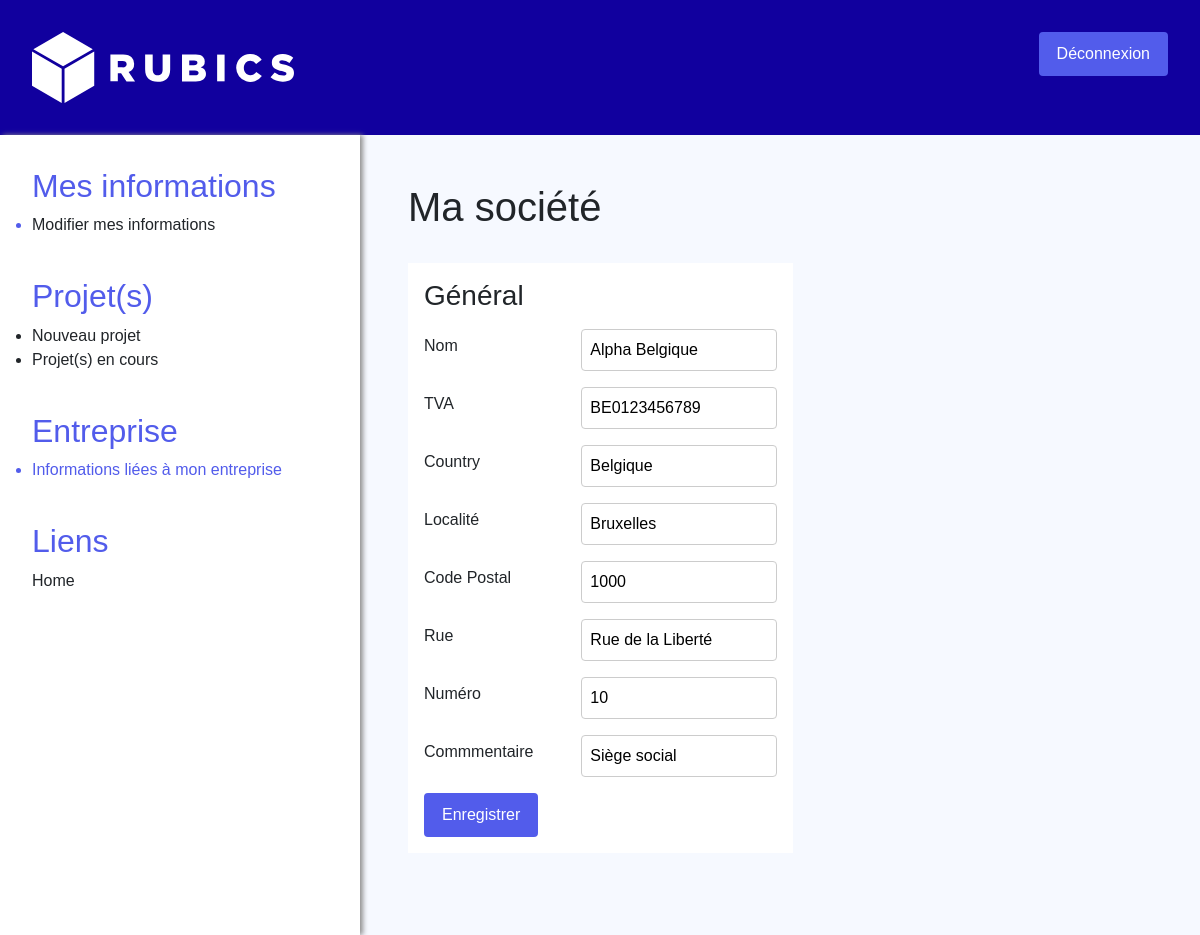
Screenshot of /view/view-user-admin-company.php (signed in) with the database file from the repository.
### tables this page shows
CREATE TABLE `company` (
  `id` int(11) NOT NULL,
  `name` varchar(25) NOT NULL,
  `vat` varchar(25) NOT NULL,
  `country` varchar(25) NOT NULL,
  `locality` varchar(25) NOT NULL,
  `zip_code` varchar(25) NOT NULL,
  `street` varchar(25) NOT NULL,
  `number` varchar(25) NOT NULL,
  `comment` varchar(250) NOT NULL,
  `client_id` int(11) NOT NULL
);

### model/companyModel.php (called while the page is built, shortened)
<?php
include($_SERVER['DOCUMENT_ROOT'] . "/Rubics/model/dbconnect.php");
function getCompany($id)
{
    global $bdd;
    $sql = "SELECT * FROM company WHERE client_id = :client_id";
    $stmt = $bdd->prepare($sql);
    $stmt->bindParam(':client_id', $id, PDO::PARAM_INT);
    $stmt->execute();
    $company = $stmt->fetch(PDO::FETCH_ASSOC);
    return $company;
}

### view/view-user-admin-company.php (the view, shortened to what this page needs)
<?php
include ($_SERVER['DOCUMENT_ROOT'] . "/Rubics/view/component/view-admin-header.php");
require ($_SERVER['DOCUMENT_ROOT'] . "/Rubics/model/companyModel.php");
if (!isset($_SESSION['client']) && !isset($_SESSION['employee']) && !isset($_SESSION['admin'])) {
    header("Location: ../view/view-login.php");
    exit;
} elseif (isset($_SESSION['admin'])) {
    header("Location: ../view/view-admin-home.php");
    exit;
} elseif (isset($_SESSION['employee'])) {
    header("Location: ../view/view-employee-admin-home.php");
    exit;
} else {
    $id = $_SESSION['client']['general']['id'];
    $company = getCompany($id)?>
    <div class="container-items">
        <div class="container-content">
            <div class="sidenav">
                <div class="accordionItem">
                    <h2 class="accordionTitle">Mes informations<span class="accordionIcon"></span></h2>
                    <div class="accordionContent">
                        <ul>
                            <li class="actif-link"><a
                                    href="<?php $_SERVER['DOCUMENT_ROOT'] ?>/Rubics/view/view-user-admin-home.php">Modifier
                                    mes informations</a></li>
                        </ul>
                    </div>
                </div>
                <div class="accordionItem">
                    <h2 class="accordionTitle">Projet(s)<span class="accordionIcon"></span></h2>
                    <div class="accordionContent">
                        <ul>
                            <li><a href="<?php $_SERVER['DOCUMENT_ROOT'] ?>/Rubics/view/view-user-admin-request.php">Nouveau
                                    projet</a></li>
                            <li><a href="<?php $_SERVER['DOCUMENT_ROOT'] ?>/Rubics/view/view-user-admin-project.php">Projet(s)
                                    en cours</a></li>
                        </ul>
                    </div>
                </div>
                <div class="accordionItem">
                    <h2 class="accordionTitle">Entreprise<span class="accordionIcon"></span></h2>
                    <div class="accordionContent">
                        <ul>
                            <li class="actif-link">Informations liées à mon entreprise</li>
                        </ul>
                    </div>
                </div>
                <div class="accordionItem">
                    <h2 class="accordionTitle">Liens<span class="accordionIcon"></span></h2>
                    <div class="accordionContent">
                        <a href="index.php?action=updateUser">Home</a>
                    </div>
                </div>
            </div>
            <div class="main">
                <h1>Ma société</h1>
                <div class="main-conent">
                    <div class="data-card">
                        <h3>Général</h3>
                        <form action="<?php $_SERVER['DOCUMENT_ROOT'] ?>/Rubics/controller/companyController.php"
                            method="POST">
                            <div class="field-container">
                                <label for="name">Nom</label>
                                <input type="text" id="name" name="name" minlength="3" maxlength="25" autofocus value="<?php if (isset($company)) {
                                    echo $company['name'];
                                } ?>">
                            </div>
                            <div class="field-container">
                                <label for="vat">TVA</label>
                                <input type="text" id="vat" name="vat" minlength="3" maxlength="25" value="<?php if (isset($company)) {
                                    echo $company['vat'];
                                } ?>">
                            </div>
                            <div class="field-container">
                                <label for="country">Country</label>
                                <input type="text" id="country" name="country" minlength="3" maxlength="25" value="<?php if (isset($company)) {
                                    echo $company['country'];
                                } ?>">
                            </div>
                            <div class="field-container">
                                <label for="locality">Localité</label>
                                <input type="text" id="locality" name="locality" value="<?php if (isset($company)) {
                                    echo $company['locality'];
                                } ?>">
                            </div>
                            <div class="field-container">
                                <label for="zipCode">Code Postal</label>
                                <input type="text" id="zipCode" name="zipCode" minlength="5" maxlength="20" value="<?php if (isset($company)) {
                                    echo $company['zip_code'];
                                } ?>">
                            </div>
                            <div class="field-container">
                                <label for="street">Rue</label>
                                <input type="text" id="street" name="street" minlength="8" maxlength="20" value="<?php if (isset($company)) {
                                    echo $company['street'];
                                } ?>">
                            </div>
                            <div class="field-container">
                                <label for="number">Numéro</label>
                                <input type="number" id="number" name="number" minlength="8" value="<?php if (isset($company)) {
                                    echo $company['number'];
                                } ?>">
                            </div>
                            <div class="field-container">
                                <label for="comment">Commmentaire</label>
                                <input type="text" id="comment" name="comment" minlength="8" maxlength="20" value="<?php if (isset($company)) {
                                    echo $company['comment'];
                                } ?>">
                            </div>
                            <input class="btn" type="submit" name="submit" value="Enregistrer" />
                        </form>
                    </div>
                </div>
            </div>
        </div>
        </body>
        </html>
    <?php } ?>

### asset/css/style-admin.css (style rules this page uses)
* { box-sizing: border-box; padding: 0; margin: 0; }
html, body { min-height: 100vh; font-family: Helvetica, Arial, sans-serif; }
h1 { margin-bottom: 2rem; }
h2 { color: #525CEB; }
h3 { margin-bottom: 1rem; }
a { color: #212529; text-decoration: none; }
.container-items, .container-content { min-height: 100vh; }
.container-content { display: flex; background-color: #f6f9ff; }
.sidenav { width: 30%; padding: 2rem; background-color: white; -webkit-box-shadow: 3px 0px 5px 0px rgba(143, 143, 143, 1); -moz-box-shadow: 3px 0px 5px 0px rgba(143, 143, 143, 1); box-shadow: 3px 0px 5px 0px rgba(143, 143, 143, 1); }
.accordionItem { margin-bottom: 2.5rem; }
.main { padding: 3rem; width: 70%; }
.main-conent { display: flex; justify-content: space-between; }
.data-card { background-color: white; padding: 1rem; }
.data-card div { margin-bottom: 1rem; }
.field-container { display: flex; align-items: center; }
.field-container label { margin-right: auto; }
input, select { padding: 0.5rem; border: 1px solid #ccc; border-radius: 0.25rem; }
input[type="text"], input[type="date"], input[type="password"], select { max-width: 100%; border: 1px solid #ccc; display: inline-block; border-radius: 0.25rem; margin-left: 3rem; }
.btn { background: #525CEB; color: white; text-decoration: none; padding: 0.5rem 1rem; border: 2px solid #525CEB; }
.actif-link { color: #525CEB; }

### rows the page displays
company: name "Alpha Belgique", vat "BE0123456789", country "Belgique", locality "Bruxelles", zipCode "1000", street "Rue de la Liberté", number "10", comment "Siège social"
